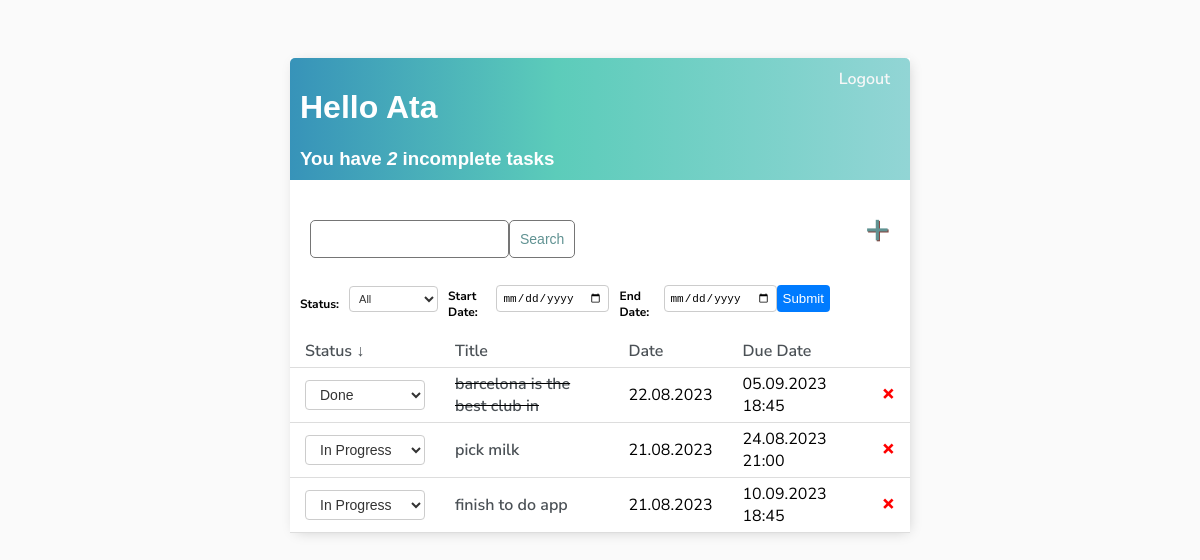
The app's page /?sort_by=complete&sort_order=desc (signed in) with its own data.
### base/models.py (models this page shows)
class Task(models.Model):
    user = models.ForeignKey(User, on_delete=models.CASCADE, null=True, blank=True)
    title = models.CharField(max_length=30)
    description = models.TextField(null=True, blank=True)
    complete = models.BooleanField(default=False)
    created = models.DateTimeField(auto_now_add=True)
    due_date = models.DateTimeField(null=True, blank=True)
    def __str__(self):
        return self.title
    class Meta:
        ordering = ['complete']

### base/views.py (the view)
# urls.py: path('', TaskList.as_view(), name='tasks'),
class TaskList(LoginRequiredMixin, ListView):
    model = Task
    context_object_name = 'tasks'
    def get_context_data(self, *, object_list=None, **kwargs):
        context = super().get_context_data(**kwargs)
        context['tasks'] = context['tasks'].filter(user=self.request.user)
        context['count'] = context['tasks'].filter(complete=False).count()
        sort_by = self.request.GET.get('sort_by', 'complete')
        sort_order = self.request.GET.get('sort_order', 'asc')
        next_sort_order = 'desc' if sort_order == 'asc' else 'asc'
        context['sort_by'] = sort_by
        context['sort_order'] = sort_order
        context['next_sort_order'] = next_sort_order
        search_input = self.request.GET.get('search-area') or ''
        if search_input:
            context['tasks'] = context['tasks'].filter(title__startswith=search_input)
        context['search_input'] = search_input
        return context
    def get_queryset(self):
        queryset = super().get_queryset()
        sort_by = self.request.GET.get('sort_by', 'complete')
        sort_order = self.request.GET.get('sort_order', 'asc')
        status_filter = self.request.GET.get('status', '')
        search_input = self.request.GET.get('search-area', '')
        if status_filter:
            queryset = queryset.filter(complete=(status_filter == 'done'))
        if search_input:
            queryset = queryset.filter(title__icontains=search_input)
        if sort_by == 'title':
            queryset = queryset.order_by('title' if sort_order == 'asc' else '-title')
        elif sort_by == 'created':
            queryset = queryset.order_by('created' if sort_order == 'asc' else '-created')
        elif sort_by == 'complete':
            queryset = queryset.order_by('complete' if sort_order == 'asc' else '-complete')
        else:
            queryset = queryset.order_by('due_date' if sort_order == 'asc' else '-due_date')
        start_date = self.request.GET.get('start_date')
        end_date = self.request.GET.get('end_date')
        if start_date and end_date:
            start_date = datetime.strptime(start_date, "%Y-%m-%d")
            end_date = datetime.strptime(end_date, "%Y-%m-%d")
            queryset = queryset.filter(created__range=[start_date, end_date])
        return queryset

### base/templates/base/task_list.html (shortened to what this page needs)
{% extends 'base/main.html' %}
{% block content %}
<div class="header-bar">
    <div>
        <h1>Hello {{request.user|title}}</h1>
        <h3 style="margin:0">
            You have <i>{{count}}</i> incomplete task{{ count|pluralize:"s" }}
        </h3>
    </div>
    {% if request.user.is_authenticated %}
    <a href="{% url 'logout' %}">Logout</a>
    {% else %}
    <a href="{% url 'login' %}">Login</a>
    {% endif %}
</div>
<div id="search-add-wrapper">
    <form action="" method="GET" style="margin-top:20px; display:flex;">
    <input type="text" name="search-area" value="{{search_input}}">
    <input class="button" type="submit" value="Search">
    </form>
    <a id="add-link" href="{% url 'task-create' %}">&#x2b;</a>
</div>
<div id="filter-bar">
    <form method="get">
        <label for="status-filter">Status:</label>
        <select id="status-filter" name="status">
            <option value="">All</option>
        </select>
        <label for="start-date-filter">Start Date:</label>
        <input type="date" id="start-date-filter" name="start_date" value="{{ request.GET.start_date }}">
        <label for="end-date-filter">End Date:</label>
        <input type="date" id="end-date-filter" name="end_date" value="{{ request.GET.end_date }}">
        <button type="submit">Submit</button>
    </form>
</div>
<table class="task-table">
    <thead>
        <tr>
             <th>
                <a href="{% url 'tasks' %}?sort_by=complete&sort_order={{ next_sort_order }}">
                    Status{% if sort_by == 'complete' %} {% if sort_order == 'asc' %}&uarr;{% else %}&darr;{% endif %}{% endif %}
                </a>
            </th>
            <th>
                <a href="{% url 'tasks' %}?sort_by=title&sort_order={{ next_sort_order }}">
                    Title{% if sort_by == 'title' %} {% if sort_order == 'asc' %}&uarr;{% else %}&darr;{% endif %}{% endif %}
                </a>
            </th>
            <th>
                <a href="{% url 'tasks' %}?sort_by=created&sort_order={{ next_sort_order }}">
                    Date{% if sort_by == 'created' %} {% if sort_order == 'asc' %}&uarr;{% else %}&darr;{% endif %}{% endif %}
                </a>
            </th>
            <th>
                <a href="{% url 'tasks' %}?sort_by=due_date&sort_order={{ next_sort_order }}">
                    Due Date{% if sort_by == 'due_date' %} {% if sort_order == 'asc' %}&uarr;{% else %}&darr;{% endif %}{% endif %}
                </a>
            </th>
            <th></th>
        </tr>
    </thead>
    <tbody>
        {% for task in tasks %}
            <tr>
                <td>
                    <form method="post" action="{% url 'task-status-update' %}">
                        <select name="status" onchange="this.form.submit()">
                            <option value="in-progress" {% if not task.complete %}selected{% endif %} class="in-progress">In Progress</option>
                            <option value="done" {% if task.complete %}selected{% endif %} class="done">Done</option>
                        </select>
                    </form>
                </td>
                <td>
                    {% if task.complete %}
                        <s><a href="{% url 'task-update' task.id %}">{{task}}</a></s>
                    {% else %}
                        <a href="{% url 'task-update' task.id %}">{{task}}</a>
                    {% endif %}
                </td>
                <td>
                    {{ task.created|date:"d.m.Y" }}
                </td>
                <td>{{ task.due_date|date:"d.m.Y H:i" }}</td>
                <td>
                    <a class="delete-link" href="{% url 'task-delete' task.id %}">&#215;</a>
                </td>
            </tr>
        {% empty %}
            <tr>
                <td colspan="3">No items in the list</td>
            </tr>
        {% endfor %}
    </tbody>
</table>
{% endblock content %}

### base/templates/base/main.html (style rules this page uses)
body { background-color: #FAFAFA; font-family: 'Nunito Sans', sans-serif; padding-top: 50px }
h1,h2,h3,h4,h5,h6 { font-family: 'Raleway', sans-serif; }
a, p { color: #4b5156; }
a { font-weight: 600; }
.header-bar { display: flex; justify-content: space-between; color: #fff; padding: 10px; border-radius: 5px 5px 0 0; background: linear-gradient(90deg, #3793b9 0%, #5cccba 43%, #92d5d5 100%); }
.header-bar a { color: rgb(247, 247, 247); text-decoration: none; margin-right: 10px; }
.delete-link { text-decoration: none; font-weight: 900; color: #cf4949; font-size: 22px; line-height: 0; padding: 20px 0px; }
#add-link { color: #609292; text-decoration: none; font-size: 42px; text-shadow: 1px 1px #81413b; margin-right: 0px; }
#search-add-wrapper { display: flex; justify-content: space-between; align-items: center; padding: 20px; }
.button { border: 1px solid #757575; background-color: #FFF; color: #609292; padding: 10px; font-size: 14px; border-radius: 5px; cursor: pointer; text-decoration: none; }
input[type=text], input[type=password], textarea { border: 1px solid #757575; border-radius: 5px; padding: 10px; width: 90%; }
label { padding-top: 10px !important; display: block; }

### base/templates/base/task_list.html (style rules this page uses)
.task-table { width: 100%; border-collapse: collapse; }
.task-table th, .task-table td { padding: 5px 15px; text-align: left; border-bottom: 1px solid #ddd; }
.task-table th a { text-decoration: none; }
.task-table td a { text-decoration: none; }
.delete-link { color: #ff0000; text-decoration: none; }
select[name="status"] { padding: 5px 10px; font-size: 14px; border: 1px solid #ccc; border-radius: 4px; background-color: #fff; color: #333; width: 120px; }
select[name="status"] option { font-size: 14px; }
#filter-bar { display: flex; justify-content: space-between; align-items: center; margin-bottom: 15px; }
#filter-bar form { display: flex; align-items: center; max-width: 540px; width: 100%; }
#filter-bar label { margin: 0 10px; font-weight: bold; font-size: 12px; }
#filter-bar select, #filter-bar input[type="date"] { padding: 5px; font-size: 11px; border: 1px solid #ccc; border-radius: 4px; }
#filter-bar select { width: 120px; }
#filter-bar input[type="date"] { width: 150px; }
#filter-bar button { background-color: #007bff; color: white; border: none; border-radius: 4px; cursor: pointer; height: 27px; }

### records on screen
Task: status "Done", title "barcelona is the best club in", created "22.08.2023", due_date "05.09.2023 18:45"
Task: status "In Progress", title "pick milk", created "21.08.2023", due_date "24.08.2023 21:00"
Task: status "In Progress", title "finish to do app", created "21.08.2023", due_date "10.09.2023 18:45"

### other values on screen
{{ request.user|title }} "Ata"
{{ count }} "2"
